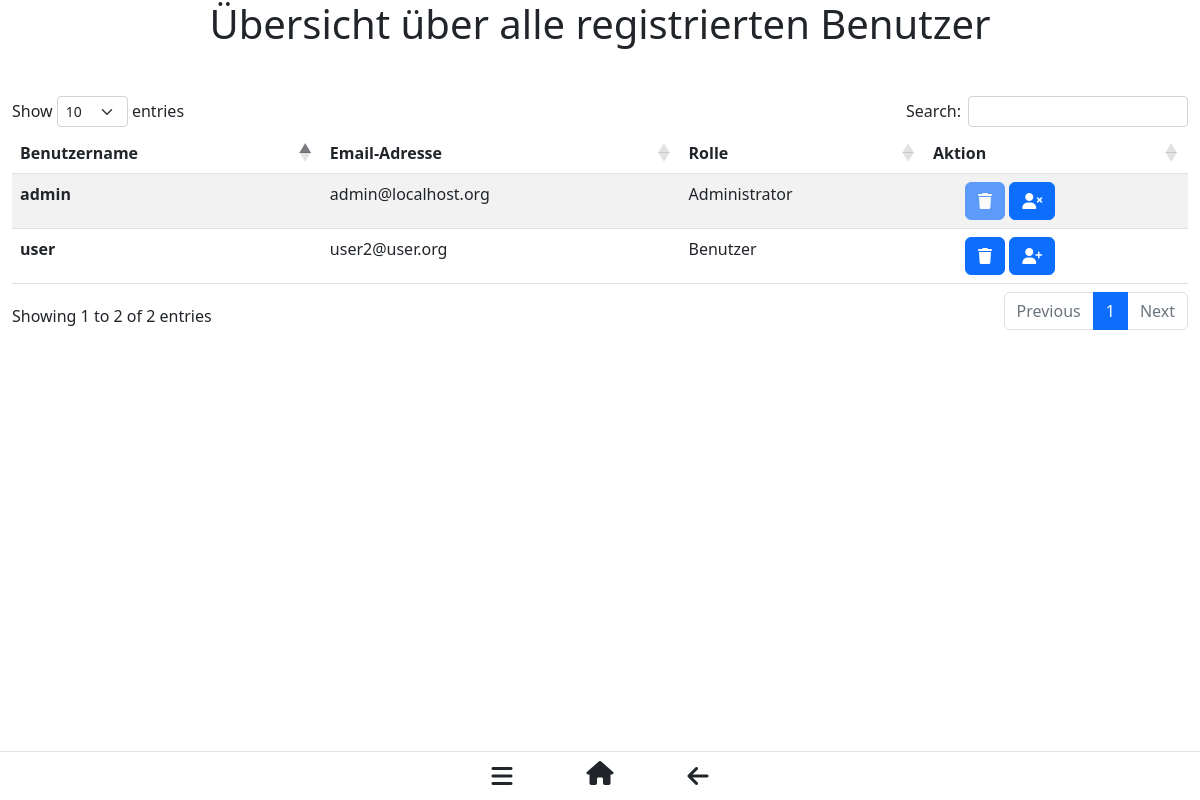
/adminbereich (signed in), run on an earlier commit of the app's database.
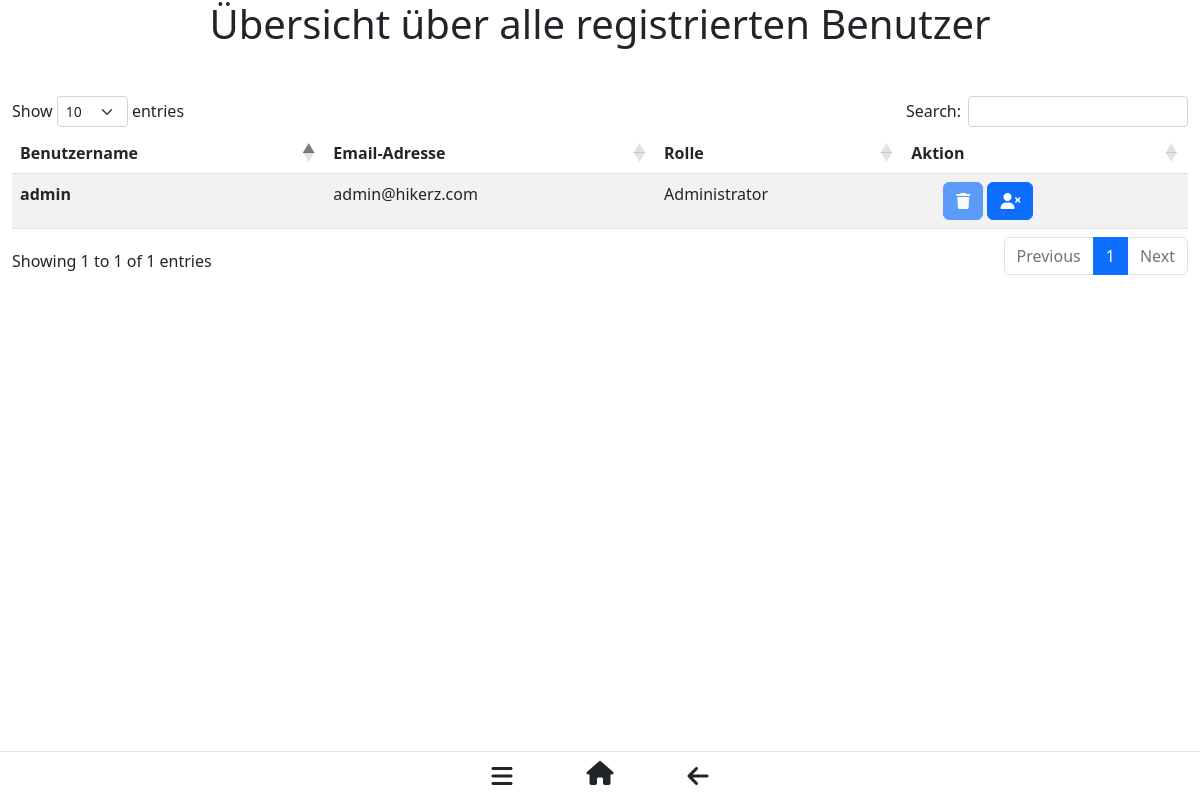
And on a later commit of the database.
### hikerz/db.py (models this page shows, shortened)
class User(db.Model):
    __tablename__ = 'User'
    username = db.Column(db.String(45), primary_key=True)
    emailAdresse = db.Column(db.String(45), nullable=False, unique=True)
    password = db.Column(db.String(80), nullable=False)
    rolle = db.Column(db.Integer(),  nullable=False)
    creatorOfRoute = db.relationship('Route', back_populates='creatorRelationship')
    creatorOfHighlight = db.relationship('Highlight', back_populates='creatorRelationship')
    creatorOfRouteImage = db.relationship('RouteImage', back_populates='creatorRelationship')
    creatorOfReview = db.relationship('Review', back_populates='creatorRelationship')
    member_since = db.Column(db.String(10), nullable=False, default="01.01.2022")

### hikerz/views.py (the view)
@views.route('/adminbereich')
@login_required
def adminbereich():
    if current_user.rolle != 1:
        abort(401)
    allUsers = User.query.all()
    return render_template("adminArea.html", allUsers=allUsers)

### hikerz/__init__.py (called while the page is built)
@login_manager.user_loader
def user_loader(username):
    return User.query.get(username)

### hikerz/templates/adminArea.html (shortened to what this page needs)
{% extends "base.html" %}
{% block content %}
    <h1 align="center"> Übersicht über alle registrierten Benutzer </h1>
    <p><br></p>
    <table id="example" class="table table-striped" style="width:100%">
        <thead>
            <tr>
                <th scope="col">Benutzername</th>
                <th scope="col">Email-Adresse</th>
                <th scope="col">Rolle</th>
                <th scope="col">Aktion</th>
            </tr>
        </thead>
        <tbody>
            {% for u in allUsers %}
                <tr>
                    <th scope="row">{{ u.username }}</th>
                    <td>{{ u.emailAdresse }}</td>
                    <td>{% if u.rolle == 1 %}
                            Administrator
                        {% endif %}
                        {% if u.rolle != 1 %}
                            Benutzer
                        {% endif %}
                    </td>
                    <td>
                        <ul class="list inline m-0">
                            <li class="list-inline-item">
                                {% if u.rolle == 1 %}
                                    <button type="button" class="btn btn-primary" data-bs-toggle="modal" data-bs-target="#myModalFor{{ u.username }}" data-toggle="tooltip" data-placement="top" title="Benutzer löschen" disabled><i class="fa fa-trash"></i></button>
                                {% endif %}
                                {% if u.rolle != 1 %}
                                    <button type="button" class="btn btn-primary" data-bs-toggle="modal" data-bs-target="#myModalFor{{ u.username }}" data-toggle="tooltip" data-placement="top" title="Benutzer löschen"><i class="fa fa-trash"></i></button>
                                {% endif %}
                                {% if u.rolle != 1 %}
                                    <button type="button" class="btn btn-primary" onclick="window.location.href='/benutzerRechteErhoehen/{{ u.username }}';" data-toggle="tooltip" data-placement="top" title="Benutzer zu Administrator machen"><i class="fa fa-user-plus" aria-hidden="true"></i></button>
                                {% endif %}
                                {% if u.rolle == 1 %}
                                    <button type="button" class="btn btn-primary" onclick="window.location.href='/benutzerRechteVerringern/{{ u.username }}';" data-toggle="tooltip" data-placement="top" title="Administratorenrechte des Benutzers entfernen"><i class="fa fa-user-times" aria-hidden="true"></i></button>
                                {% endif %}
                            </li>
                        </ul>
                    </td>
                </tr>
            {% endfor %}
        </tbody>
    </table>
{% endblock %}

What changed in the data, as far as the page shows it:
removed User: username "user", emailAdresse "user2@user.org", rolle "Benutzer"
changed User "admin": emailAdresse "admin@localhost.org" → "admin@hikerz.com"
Also different on the page:
text written by a page script: "Show entries Search: Showing 1 to 2 of 2 entries Previous 1 Next" → "Show entries Search: Showing 1 to 1 of 1 entries Previous 1 Next"
